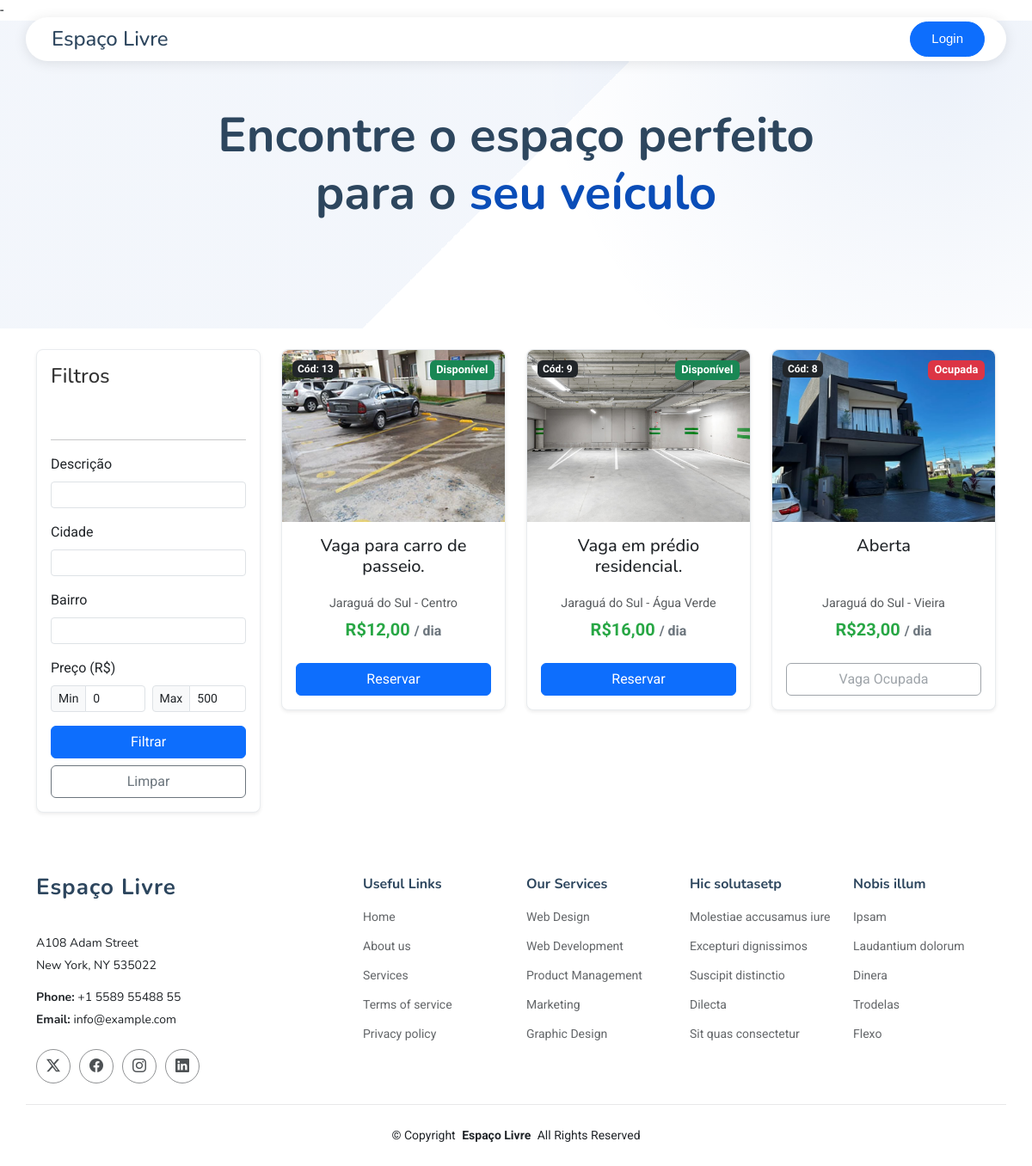
The app's page /buscaVagas.php with its own data.
### tables this page shows
CREATE TABLE `vagas` (
  `id` int(20) NOT NULL,
  `descricao` text NOT NULL,
  `cep` varchar(20) NOT NULL,
  `cidade` varchar(255) NOT NULL,
  `bairro` varchar(255) NOT NULL,
  `endereco` varchar(255) NOT NULL,
  `numero` varchar(20) DEFAULT NULL,
  `complemento` varchar(255) DEFAULT NULL,
  `foto_vaga` varchar(255) NOT NULL,
  `preco` decimal(10,2) NOT NULL,
  `id_uf` int(20) NOT NULL,
  `id_usuario` int(20) NOT NULL,
  `dataCadastro` date DEFAULT curdate()
);

### buscaVagas.php (the view, shortened to what this page needs)
<?php
include_once 'conexao.php';
$filtros = filter_input_array(INPUT_GET, FILTER_UNSAFE_RAW);
$filtro_descricao = trim($filtros['filter']['descricao'] ?? '');
$filtro_cidade = trim($filtros['filter']['cidade'] ?? '');
$filtro_bairro = trim($filtros['filter']['bairro'] ?? '');
$filtro_preco_min_get = $filtros['filter']['preco_min'] ?? null;
$filtro_preco_max_get = $filtros['filter']['preco_max'] ?? null;
$display_preco_min = ($filtro_preco_min_get !== null && $filtro_preco_min_get !== '') ? htmlspecialchars($filtro_preco_min_get) : '0';
$display_preco_max = ($filtro_preco_max_get !== null && $filtro_preco_max_get !== '') ? htmlspecialchars($filtro_preco_max_get) : '500';
$where = "";
$sql_pesquisa = "SELECT
                    v.*,
                    EXISTS(SELECT 1
                           FROM reservas r
                           WHERE r.id_vaga = v.id
                             AND r.status = 'r'
                             AND DATE_ADD(r.data_reserva, INTERVAL r.quant_dias - 1 DAY) >= CURDATE()
                          ) AS esta_ocupada_ou_reservada_futuro
                FROM `vagas` v " . $where . " ORDER BY v.id DESC";
$stmt_pesquisa = mysqli_prepare($conexao, $sql_pesquisa);
if ($stmt_pesquisa) {
    mysqli_stmt_execute($stmt_pesquisa);
    $result = mysqli_stmt_get_result($stmt_pesquisa);
} else {
    error_log("Erro ao preparar a consulta de vagas: " . mysqli_error($conexao));
    $result = false;
}
?>
<!DOCTYPE html>
<html lang="pt-br">
<head>
    <?php
    require_once 'components/head.php';
    ?>
</head>
<body class="buscaVaga">
    <?php require_once 'components/header.php'; ?>
  <main class="main">
    <section id="hero" class="hero section">
      <div class="container" data-aos="fade-up" data-aos-delay="100">
        <div class="row align-items-center justify-content-center text-center">
          <div class="col-lg-8">
            <div class="hero-content" data-aos="fade-up" data-aos-delay="200">
              <h1 class="mb-4 display-4">
                Encontre o espaço perfeito para o
                <span class="accent-text">seu veículo</span>
              </h1>
            </div>
          </div>
        </div>
      </div>
    </section>
            <div class="container mt-4">
                <div class="row">
                    <div class="col-md-3">
                        <div class="card mb-4 shadow-sm">
                            <div class="card-body">
                                <h4 class="card-title">Filtros</h4>
                                <hr>
                                <form method="GET" action="<?= htmlspecialchars($_SERVER['PHP_SELF']) ?>">
                                    <div class="mb-3">
                                        <label for="descricao" class="form-label">Descrição</label>
                                        <input type="text" class="form-control form-control-sm" id="descricao" name="filter[descricao]"
                                               autocomplete="off" value="<?= htmlspecialchars($filtro_descricao) ?>">
                                    </div>
                                    <div class="mb-3">
                                        <label for="cidade" class="form-label">Cidade</label>
                                        <input type="text" class="form-control form-control-sm" id="cidade" name="filter[cidade]"
                                               autocomplete="off" value="<?= htmlspecialchars($filtro_cidade) ?>">
                                    </div>
                                    <div class="mb-3">
                                        <label for="bairro" class="form-label">Bairro</label>
                                        <input type="text" class="form-control form-control-sm" id="bairro" name="filter[bairro]"
                                               autocomplete="off" value="<?= htmlspecialchars($filtro_bairro) ?>">
                                    </div>
                                    <div class="mb-3">
                                        <label class="form-label">Preço (R$)</label>
                                        <div class="price-inputs">
                                            <div class="row g-2">
                                                <div class="col-6">
                                                    <div class="input-group input-group-sm">
                                                        <span class="input-group-text">Min</span>
                                                        <input type="number" class="form-control min-price-input"
                                                               name="filter[preco_min]"
                                                               placeholder="Mínimo"
                                                               min="0"
                                                               max="10000"
                                                               value="<?= $display_preco_min ?>"
                                                               step="1">
                                                    </div>
                                                </div>
                                                <div class="col-6">
                                                    <div class="input-group input-group-sm">
                                                        <span class="input-group-text">Max</span>
                                                        <input type="number" class="form-control max-price-input"
                                                               name="filter[preco_max]"
                                                               placeholder="Máximo"
                                                               min="0"
                                                               max="10000"
                                                               value="<?= $display_preco_max ?>"
                                                               step="1">
                                                    </div>
                                                </div>
                                            </div>
                                        </div>
                                    </div>
                                    <div class="filter-actions mt-3 d-grid gap-2">
                                        <button type="submit" class="btn btn-primary">Filtrar</button>
                                        <a href="<?= htmlspecialchars($_SERVER['PHP_SELF']) ?>" class="btn btn-outline-secondary">Limpar</a>
                                    </div>
                                </form>
                            </div>
                        </div>
                    </div>
                    <div class="col-md-9">
                        <div class="row gx-4 gy-4 row-cols-1 row-cols-sm-2 row-cols-lg-3">
                            <?php
                            if ($result && mysqli_num_rows($result) > 0):
                                while ($linha = mysqli_fetch_assoc($result)):
                                    $disponivel = !$linha['esta_ocupada_ou_reservada_futuro'];
                                    $status_texto = $disponivel ? 'Disponível' : 'Ocupada';
                                    $status_badge_class = $disponivel ? 'bg-success' : 'bg-danger';
                            ?>
                                    <div class="col">
                                        <div class="card h-100 shadow-sm">
                                            <div class="badge <?= $status_badge_class ?> text-white position-absolute status-badge"
                                                 style="top: 0.75rem; right: 0.75rem; z-index: 1;">
                                                <?= $status_texto ?>
                                            </div>
                                            <div class="badge bg-dark text-white position-absolute"
                                                 style="top: 0.75rem; left: 0.75rem; z-index: 1; font-size: 0.75em; padding: 0.3em 0.5em;">
                                                Cód: <?= $linha['id'] ?>
                                            </div>
                                            <?php
                                            $caminhoImagem = !empty($linha['foto_vaga']) && file_exists($linha['foto_vaga']) ? $linha['foto_vaga'] : 'assets/img/sem-imagem.jpg';
                                            ?>
                                            <a href="detalhes_vaga.php?id=<?= $linha['id'] ?>">
                                                <img class="card-img-top" src="<?= htmlspecialchars($caminhoImagem) ?>" alt="Imagem da Vaga: <?= htmlspecialchars($linha['descricao']) ?>"
                                                     style="height: 200px; object-fit: cover;">
                                            </a>
                                            <div class="card-body p-3 d-flex flex-column">
                                                <div class="text-center mb-auto">
                                                    <h5 class="card-title">
                                                        <a href="detalhes_vaga.php?id=<?= $linha['id'] ?>" class="text-decoration-none text-dark">
                                                            <?= htmlspecialchars($linha['descricao']) ?>
                                                        </a>
                                                    </h5>
                                                    <p class="text-muted small mb-1">
                                                        <?= htmlspecialchars($linha['cidade']) ?> - <?= htmlspecialchars($linha['bairro']) ?>
                                                    </p>
                                                    <p class="price-display mb-2">
                                                        R$<?= number_format($linha['preco'], 2, ',', '.') ?> <span style="font-size:0.8em; color:#6c757d;">/ dia</span>
                                                    </p>
                                                </div>
                                            </div>
                                            <div class="card-footer p-3 pt-0 border-top-0 bg-transparent text-center">
                                                <?php if ($disponivel): ?>
                                                    <a href="cadastrarReserva.php?id=<?= $linha['id']; ?>"
                                                       class="btn btn-primary mt-auto w-100">Reservar</a>
                                                <?php else: ?>
                                                    <button class="btn btn-outline-secondary mt-auto w-100" disabled>Vaga Ocupada</button>
                                                <?php endif; ?>
                                            </div>
                                        </div>
                                    </div>
                            <?php
                                endwhile;
                            endif;
                            ?>
                        </div>
                    </div>
                </div>
            </div>
        </main>
    <?php require_once 'components/footer.php'; ?>
</body>
</html>

### assets/css/main.css (style rules this page uses)
:root { --default-font: "Roboto", system-ui, -apple-system, "Segoe UI", Roboto, "Helvetica Neue", Arial, "Noto Sans", "Liberation Sans", sans-serif, "Apple Color Emoji", "Segoe UI Emoji", "Segoe UI Symbol", "Noto Color Emoji"; --heading-font: "Nunito", sans-serif; --nav-font: "Inter", sans-serif; }
:root { --background-color: #ffffff; --default-color: #212529; --heading-color: #2d465e; --accent-color: #0d83fd; --surface-color: #ffffff; --contrast-color: #ffffff; }
:root { --nav-color: #212529; --nav-hover-color: #0d83fd; --nav-mobile-background-color: #ffffff; --nav-dropdown-background-color: #ffffff; --nav-dropdown-color: #212529; --nav-dropdown-hover-color: #0d83fd; }
:root { scroll-behavior: smooth; }
body { color: var(--default-color); background-color: var(--background-color); font-family: var(--default-font); }
a { color: var(--accent-color); text-decoration: none; transition: 0.3s; }
h1, h2, h3, h4, h5, h6 { color: var(--heading-color); font-family: var(--heading-font); }
section, .section { color: var(--default-color); background-color: var(--background-color); padding: 60px 0; scroll-margin-top: 90px; overflow: clip; }
.hero { position: relative; padding-top: 160px; background: linear-gradient(135deg, color-mix(in srgb, var(--accent-color), transparent 95%) 50%, color-mix(in srgb, var(--accent-color), transparent 98%) 25%, transparent 50%); }
.hero::before { content: ""; position: absolute; top: 0; left: 0; width: 100%; height: 100%; background: radial-gradient(circle at 90% 10%, color-mix(in srgb, var(--accent-color), transparent 92%), transparent 40%); pointer-events: none; }
.hero .hero-content { position: relative; z-index: 1; }
.hero .hero-content h1 { font-size: 3.5rem; font-weight: 700; line-height: 1.2; margin-bottom: 1.5rem; }
.hero .hero-content h1 .accent-text { color: var(--accent-color); }

### buscaVagas.php (style rules this page uses)
.card { transition: transform .2s ease-out, box-shadow .2s ease-out; border-radius: 0.5rem; border: 1px solid #e9ecef; }
.card-img-top { border-top-left-radius: 0.5rem; border-top-right-radius: 0.5rem; }
.card-title { color: #333; min-height: 3em; }
.card-body .text-muted { font-size: 0.9em; }
.badge.status-badge { font-size: 0.8em; padding: 0.4em 0.6em; }
.card-footer { background-color: #f8f9fa; }
.price-display { font-size: 1.25rem; font-weight: bold; color: #28a745; }

### records on screen
vagas: status_texto "Disponível", id "13", foto_vaga (picture), descricao "Vaga para carro de passeio.", cidade "Jaraguá do Sul", bairro "Centro", preco "12,00"
vagas: status_texto "Disponível", id "9", foto_vaga (picture), descricao "Vaga em prédio residencial.", cidade "Jaraguá do Sul", bairro "Água Verde", preco "16,00"
vagas: status_texto "Ocupada", id "8", foto_vaga (picture), descricao "Aberta", cidade "Jaraguá do Sul", bairro "Vieira", preco "23,00", shows "Vaga Ocupada"
